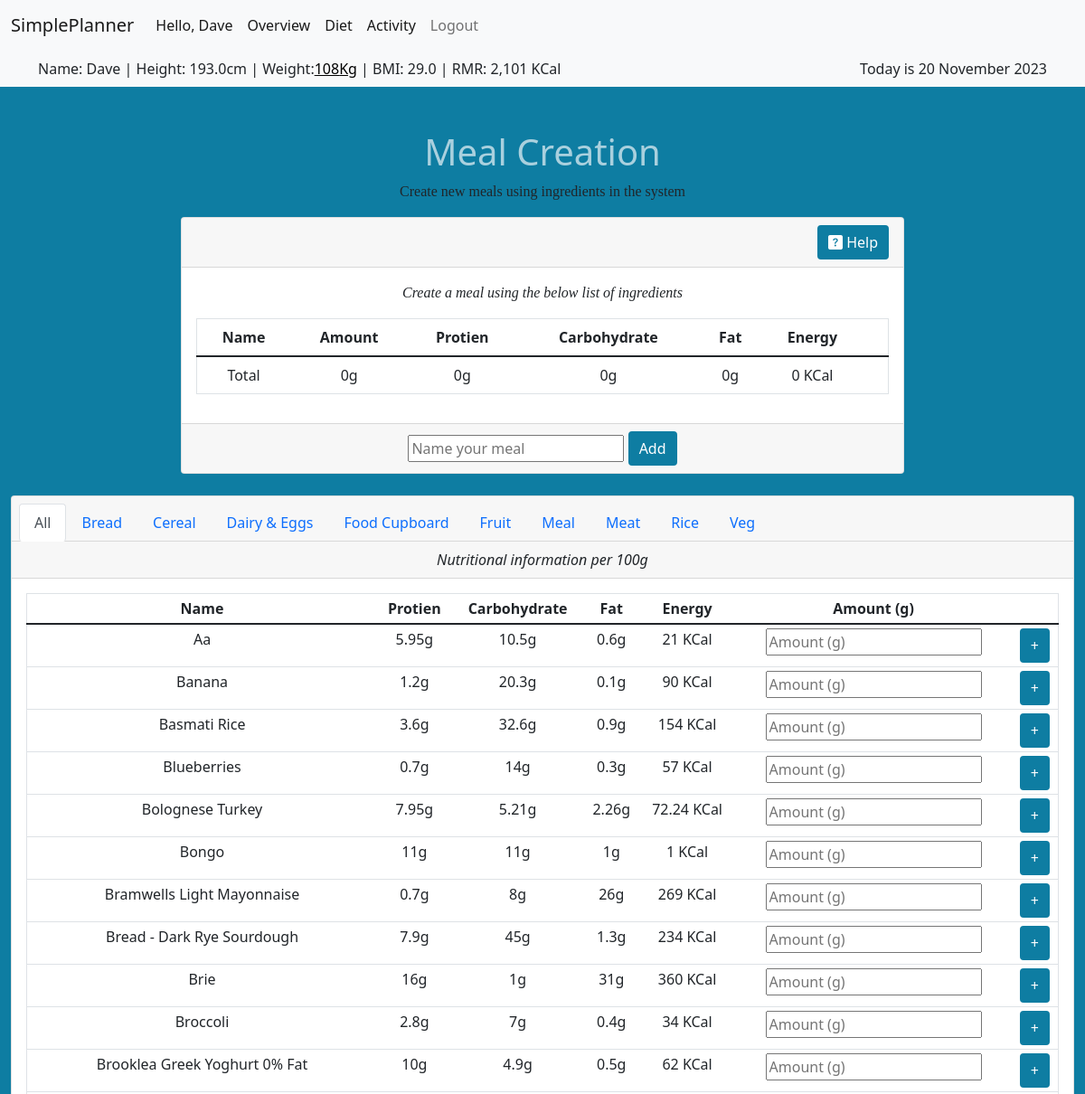
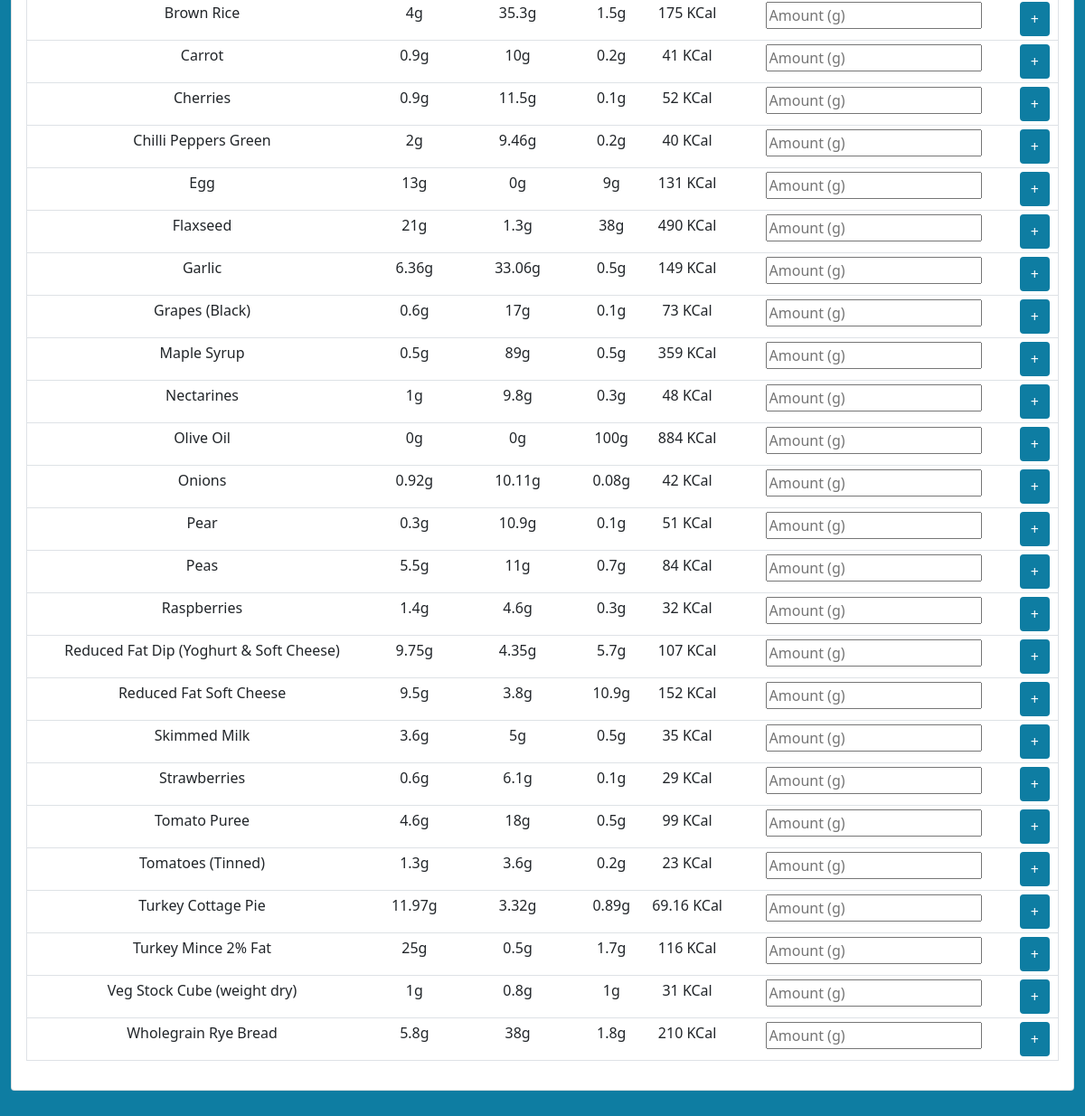
Page /mealcreation (signed in) on the committed database (2 pictures, top to bottom).
### tables this page shows
CREATE TABLE food_type (
    id INTEGER PRIMARY KEY,
    type TEXT
);

CREATE TABLE standard_food (
    id INTEGER PRIMARY KEY,
    food_name TEXT,
    food_type_id INTEGER REFERENCES food_type(id) NOT NULL,
    energy INTEGER,
    protien INTEGER,
    carbohydrate INTEGER,
    fat INTEGER
);

### app.py (the view)
@app.route("/mealcreation", methods=["GET", "POST"])
@helpers.login_required
def meal_creation():
    if request.method == "POST":
        return redirect("/mealcreation")
    else:
        cur = db.cursor()
        foods = cur.execute("""SELECT standard_food.id, standard_food.food_name, standard_food.energy, standard_food.protien, standard_food.carbohydrate, standard_food.fat, food_type.type, food_type.id AS food_type_id
                            FROM standard_food
                            INNER JOIN food_type ON standard_food.food_type_id = food_type.id
                            WHERE food_type_id LIKE ?
                            UNION
                            SELECT custom_food.id, custom_food.food_name, custom_food.energy, custom_food.protien, custom_food.carbohydrate, custom_food.fat, food_type.type, food_type.id AS food_type_id
                            FROM custom_food INNER JOIN food_type ON custom_food.food_type_id = food_type.id
                            WHERE food_type.id LIKE ?
                            AND custom_food.user_id = ?
                            ORDER BY food_name""", ((session["food_type"]), (session["food_type"]), (session["user_id"]))).fetchall()
        food_types = cur.execute(
            "SELECT * FROM food_type ORDER BY type").fetchall()
        food_types_meal = cur.execute(
            "SELECT * FROM food_type WHERE type ='Meal'").fetchall()
        cur.close()
        return render_template("diet_mealcreation.html", standard_foods=foods, food_types_meal=food_types_meal, food_types=food_types, build_custom_food=session["meal_creation"])

### helpers.py (called while the page is built)
def dict_factory(cursor, row):
    fields = [column[0] for column in cursor.description]
    return {key: value for key, value in zip(fields, row)}

def login_required(f):
    @wraps(f)
    def decorated_function(*args, **kwargs):
        if session.get("user_id") is None:
            return redirect("/login")
        return f(*args, **kwargs)
    return decorated_function

def kcal(value):
    return f"{value:,} KCal"

def gkg(value):
    if value < 1000:
        return f"{value:}g"
    else:
        return f"{float(value/1000):,.1f}Kg"

def date_format(value):
    months = ("January", "February", "March", "April", "May", "June",
              "July", "August", "September", "October", "November", "December")
    month = months[value.month-1]
    return "{} {} {}".format(value.day, month, value.year)

### templates/diet_mealcreation.html (shortened to what this page needs)
{% extends "layout.html" %}
{% block main %}
<h1>Meal Creation</h1>
<p>Create new meals using ingredients in the system</p>
<div class="card" style="width: 50rem; margin-left: auto; margin-right: auto;">
    <div class="card-header">
        <button type="button" data-bs-toggle="modal" data-bs-target="#helpModal" style="float: right"><i
                class="bi bi-question-square-fill"></i> Help</button>
    </div>
    <div class="card-body">
        <p><i>Create a meal using the below list of ingredients</i></p>
        <table class="table">
            <thead>
                <tr>
                    <th>Name</th>
                    <th>Amount</th>
                    <th>Protien</th>
                    <th>Carbohydrate</th>
                    <th>Fat</th>
                    <th>Energy</th>
                    <th></th>
                </tr>
            </thead>
            <form action="/customfood" method="post">
                <tfoot>
                    <tr>
                        <td>Total</td>
                        <td>{{ build_custom_food | sum(attribute="amount") | gkg }}<input type="hidden" name="amount"
                                value='{{ build_custom_food | sum(attribute="amount") }}'></td>
                        <td>{{ build_custom_food | sum(attribute="protien") | gkg }}<input type="hidden" name="protien"
                                value='{{ build_custom_food | sum(attribute="protien") }}'></td>
                        <td>{{ build_custom_food | sum(attribute="carbohydrate") | gkg }}<input type="hidden"
                        </td>
                        <td>{{ build_custom_food | sum(attribute="fat") | gkg }}<input type="hidden" name="fat"
                                value='{{ build_custom_food | sum(attribute="fat") }}'></td>
                        <td>{{ build_custom_food | sum(attribute="energy") | kcal }}<input type="hidden" name="energy"
                                value='{{ build_custom_food | sum(attribute="energy") }}'></td>
                        <td></td>
                    </tr>
                </tfoot>
        </table>
    </div>
    <div class="card-footer">
        <input name="name" autocomplete="off" placeholder="Name your meal"><input type="hidden" name="food_type"
            value='{{ food_types_meal[0]["id"] }}'> <button type="submit">Add</button>
    </div>
</div>
<br>
<div class="card text-center">
    <div class="card-header">
        <ul class="nav nav-tabs card-header-tabs">
            {% if session["food_type"] == "%" %}
            <form action="/change_food_type" method="post">
                <button type="submit" class="nav-link active">All</button>
            </form>
            {% else %}
            <form action="/change_food_type" method="post">
                <input type="hidden" name="id" value="%">
                <button type="submit" class="nav-link">All</button>
            </form>
            {% endif %}
            {% for type in food_types %}
            {% if session["food_type"] | int == type["id"] %}
            <form action="/change_food_type" method="post">
                <input type="hidden" name="id" value='{{ type["id"] }}'>
                <button type="submit" class="nav-link active">{{ type["type"] }}</button>
            </form>
            {% else %}
            <form action="/change_food_type" method="post">
                <button type="submit" class="nav-link">{{ type["type"] }}</button>
            </form>
            {% endif %}
            {% endfor %}
        </ul>
    </div>
    <div class="card-header">
        <i>Nutritional information per 100g</i>
    </div>
    <div class="card-body">
        <table class="table table-sm table-hover">
            <thead>
                <tr>
                    <th>Name</th>
                    <th>Protien</th>
                    <th>Carbohydrate</th>
                    <th>Fat</th>
                    <th>Energy</th>
                    <th>Amount (g)</th>
                    <th></th>
                </tr>
            </thead>
            <tbody>
                {% for food in standard_foods %}
                <tr>
                    <form action="/build_meal" method="post">
                        <td>{{ food["food_name"] }}<input type="hidden" id="food_name" name="food_name"
                                value='{{ food["food_name"] }}'></td>
                        <td>{{ food["protien"] | gkg }}<input type="hidden" id="protien" name="protien"
                                value='{{ food["protien"] }}'></td>
                        <td>{{ food["carbohydrate"] | gkg }}<input type="hidden" id="carbohydrate" name="carbohydrate"
                                value='{{ food["carbohydrate"] }}'></td>
                        <td>{{ food["fat"] | gkg }}<input type="hidden" id="fat" name="fat" value='{{ food["fat"] }}'>
                        </td>
                        <td>{{ food["energy"] |kcal }}<input type="hidden" id="energy" name="energy"
                                value='{{ food["energy"] }}'></td>
                        <td><input autocomplete="off" id="amount" name="amount" placeholder="Amount (g)" type="number">
                        </td>
                        <td>
                            <button type="submit">+</button>
                        </td>
                    </form>
                </tr>
                {% endfor %}
            </tbody>
        </table>
    </div>
</div>
{% endblock %}

### static/style.css (style rules this page uses)
body { background-color: rgb(14, 125, 162); }
h1 { color: rgba(255, 255, 255, 0.645); text-align: center; }
p { font-family: verdana; font-size: 16px; }
table { border: 1px solid; }
button { background-color: rgb(14, 125, 162); border: 2px solid rgb(14, 125, 162); color: white; padding: 5px 10px; text-align: center; text-decoration: none; display: inline-block; font-size: 16px; border-radius: 4px; transition-duration: 0.4s; }

### rows in the picture
food_type: type "Bread", food_name "Wholegrain Rye Bread", protien|gkg "5.8g", carbohydrate|gkg "38g", fat|gkg "1.8g", energy|kcal "210 KCal"
food_type: type "Cereal"
food_type: type "Dairy & Eggs", food_name "Reduced Fat Soft Cheese", protien|gkg "9.5g", carbohydrate|gkg "3.8g", fat|gkg "10.9g", energy|kcal "152 KCal"
food_type: type "Food Cupboard"
food_type: type "Fruit"
food_type: type "Meal", food_name "Aa", protien|gkg "5.95g", carbohydrate|gkg "10.5g", fat|gkg "0.6g", energy|kcal "21 KCal", food_name "Bolognese Turkey", protien|gkg "7.95g", carbohydrate|gkg "5.21g", fat|gkg "2.26g", energy|kcal "72.24 KCal", food_name "Reduced Fat Dip (Yoghurt & Soft Cheese)", protien|gkg "9.75g", carbohydrate|gkg "4.35g", fat|gkg "5.7g", energy|kcal "107 KCal", food_name "Turkey Cottage Pie", protien|gkg "11.97g", carbohydrate|gkg "3.32g", fat|gkg "0.89g", energy|kcal "69.16 KCal"
food_type: type "Meat"
food_type: type "Rice"
food_type: type "Veg", food_name "Bongo", protien|gkg "11g", carbohydrate|gkg "11g", fat|gkg "1g", energy|kcal "1 KCal"
standard_food: food_name "Banana", protien|gkg "1.2g", carbohydrate|gkg "20.3g", fat|gkg "0.1g", energy|kcal "90 KCal"
standard_food: food_name "Basmati Rice", protien|gkg "3.6g", carbohydrate|gkg "32.6g", fat|gkg "0.9g", energy|kcal "154 KCal"
standard_food: food_name "Blueberries", protien|gkg "0.7g", carbohydrate|gkg "14g", fat|gkg "0.3g", energy|kcal "57 KCal"
standard_food: food_name "Bramwells Light Mayonnaise", protien|gkg "0.7g", carbohydrate|gkg "8g", fat|gkg "26g", energy|kcal "269 KCal"
standard_food: food_name "Bread - Dark Rye Sourdough", protien|gkg "7.9g", carbohydrate|gkg "45g", fat|gkg "1.3g", energy|kcal "234 KCal"
standard_food: food_name "Brie", protien|gkg "16g", carbohydrate|gkg "1g", fat|gkg "31g", energy|kcal "360 KCal"
standard_food: food_name "Broccoli", protien|gkg "2.8g", carbohydrate|gkg "7g", fat|gkg "0.4g", energy|kcal "34 KCal"
standard_food: food_name "Brooklea Greek Yoghurt 0% Fat", protien|gkg "10g", carbohydrate|gkg "4.9g", fat|gkg "0.5g", energy|kcal "62 KCal"
standard_food: food_name "Brown Rice", protien|gkg "4g", carbohydrate|gkg "35.3g", fat|gkg "1.5g", energy|kcal "175 KCal"
standard_food: food_name "Carrot", protien|gkg "0.9g", carbohydrate|gkg "10g", fat|gkg "0.2g", energy|kcal "41 KCal"
standard_food: food_name "Cherries", protien|gkg "0.9g", carbohydrate|gkg "11.5g", fat|gkg "0.1g", energy|kcal "52 KCal"
standard_food: food_name "Chilli Peppers Green", protien|gkg "2g", carbohydrate|gkg "9.46g", fat|gkg "0.2g", energy|kcal "40 KCal"
standard_food: food_name "Egg", protien|gkg "13g", carbohydrate|gkg "0g", fat|gkg "9g", energy|kcal "131 KCal"
standard_food: food_name "Flaxseed", protien|gkg "21g", carbohydrate|gkg "1.3g", fat|gkg "38g", energy|kcal "490 KCal"
standard_food: food_name "Garlic", protien|gkg "6.36g", carbohydrate|gkg "33.06g", fat|gkg "0.5g", energy|kcal "149 KCal"
standard_food: food_name "Grapes (Black)", protien|gkg "0.6g", carbohydrate|gkg "17g", fat|gkg "0.1g", energy|kcal "73 KCal"
standard_food: food_name "Maple Syrup", protien|gkg "0.5g", carbohydrate|gkg "89g", fat|gkg "0.5g", energy|kcal "359 KCal"
standard_food: food_name "Nectarines", protien|gkg "1g", carbohydrate|gkg "9.8g", fat|gkg "0.3g", energy|kcal "48 KCal"
standard_food: food_name "Olive Oil", protien|gkg "0g", carbohydrate|gkg "0g", fat|gkg "100g", energy|kcal "884 KCal"
standard_food: food_name "Onions", protien|gkg "0.92g", carbohydrate|gkg "10.11g", fat|gkg "0.08g", energy|kcal "42 KCal"
standard_food: food_name "Pear", protien|gkg "0.3g", carbohydrate|gkg "10.9g", fat|gkg "0.1g", energy|kcal "51 KCal"
standard_food: food_name "Peas", protien|gkg "5.5g", carbohydrate|gkg "11g", fat|gkg "0.7g", energy|kcal "84 KCal"
standard_food: food_name "Raspberries", protien|gkg "1.4g", carbohydrate|gkg "4.6g", fat|gkg "0.3g", energy|kcal "32 KCal"
standard_food: food_name "Skimmed Milk", protien|gkg "3.6g", carbohydrate|gkg "5g", fat|gkg "0.5g", energy|kcal "35 KCal"
standard_food: food_name "Strawberries", protien|gkg "0.6g", carbohydrate|gkg "6.1g", fat|gkg "0.1g", energy|kcal "29 KCal"
standard_food: food_name "Tomato Puree", protien|gkg "4.6g", carbohydrate|gkg "18g", fat|gkg "0.5g", energy|kcal "99 KCal"
standard_food: food_name "Tomatoes (Tinned)", protien|gkg "1.3g", carbohydrate|gkg "3.6g", fat|gkg "0.2g", energy|kcal "23 KCal"
standard_food: food_name "Turkey Mince 2% Fat", protien|gkg "25g", carbohydrate|gkg "0.5g", fat|gkg "1.7g", energy|kcal "116 KCal"
standard_food: food_name "Veg Stock Cube (weight dry)", protien|gkg "1g", carbohydrate|gkg "0.8g", fat|gkg "1g", energy|kcal "31 KCal"

### other values in the picture
{{ session["username"] }} "Dave"
{{ session["height"] }} "193.0"
{{ session['weight'] }} "108"
{{ session["rmr"] | kcal }} "2,101 KCal"
{{ session["today"] | date_format }} "20 November 2023"
{{ build_custom_food | sum(attribute="amount") | gkg }} "0g"
{{ build_custom_food | sum(attribute="protien") | gkg }} "0g"
{{ build_custom_food | sum(attribute="carbohydrate") | gkg }} "0g"
{{ build_custom_food | sum(attribute="fat") | gkg }} "0g"
{{ build_custom_food | sum(attribute="energy") | kcal }} "0 KCal"
